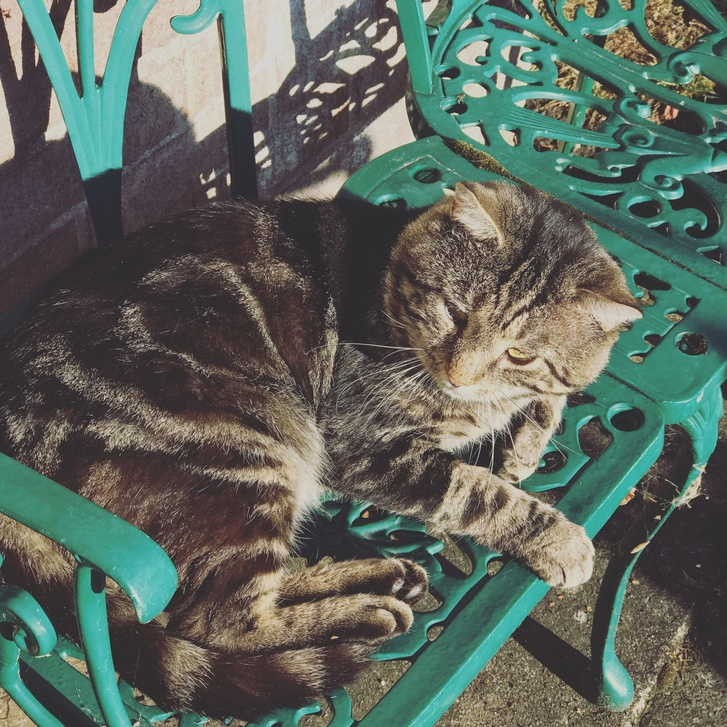
#> input picture 58.Udemy-PyTorch-Tutorial-Neural-Networks-&-Deep-Learning-in-Python/code_and_data/section6/IMG_4781.JPG, 727 x 727 px, shrunk from 3024 x 3024 before the run
$ jupyter execute Lecture43_Python_img_readin.ipynb
#> lines starting #> are read from the running program, lines starting #| are printed output that depends on the picture
[cell 1]
# For inline image display inside notebook
# %matplotlib inline

import numpy as np

from PIL import Image, ImageFont, ImageDraw
from PIL.ImageChops import add, subtract, multiply, difference, screen
import PIL.ImageStat as stat

from skimage.io import (
    imread,
    imsave,
    imshow,
    show,
    imread_collection,
    imshow_collection
)

# Removed `viewer` because it is no longer available
from skimage import color, exposure, img_as_float, data

from skimage.transform import SimilarityTransform, warp, swirl
from skimage.util import invert, random_noise, montage

import matplotlib.image as mpimg
import matplotlib.pyplot as plt

from scipy.ndimage import affine_transform, zoom
from scipy import misc

### read the image

[cell 2]
im = Image.open("IMG_4781.JPG") #provide the correct path
#> im is the input picture: PIL image 727x727 RGB; mean R, G, B 93.1, 103.8, 94.4

[cell 3]
print(im.width, im.height, im.mode, im.format, type(im))
#| 727 727 RGB JPEG <class 'PIL.JpegImagePlugin.JpegImageFile'>

[cell 4]
im.show() # display the image

### read in image with scipy

[cell 5]
import imageio

[cell 6]
im2 = imageio.imread('IMG_4781.JPG')

[cell 7]
print(type(im2), im2.shape, im2.dtype)
#| <class 'numpy.ndarray'> (727, 727, 3) uint8
# <class 'imageio.core.util.Image'> (225, 225, 3) uint8

[cell 8]
plt.imshow(im2), plt.axis('off'), plt.show()

### Read the image (matplotlib)

[cell 9]
im2 = mpimg.imread("IMG_4781.JPG")
# read the image from disk as a numpy ndarray

[cell 10]
print(im2.shape, im2.dtype, type(im2)) ## 3 channels (RGB image)
#| (727, 727, 3) uint8 <class 'numpy.ndarray'>

[cell 11]
plt.figure(figsize=(10,10))
plt.imshow(im2) # display the image
plt.axis('off')
plt.show()

### Read in multiple images from a folder

[cell 12]
import cv2
import glob

[cell 13]
images = [cv2.imread(file) for file in glob.glob('*.jpg')]
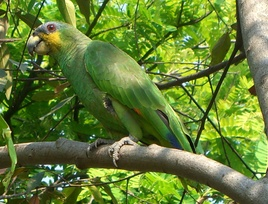
#> input picture 58.Udemy-PyTorch-Tutorial-Neural-Networks-&-Deep-Learning-in-Python/code_and_data/section6/AmazonParrot.jpg, 268 x 204 px, shrunk from 1114 x 846 before the run
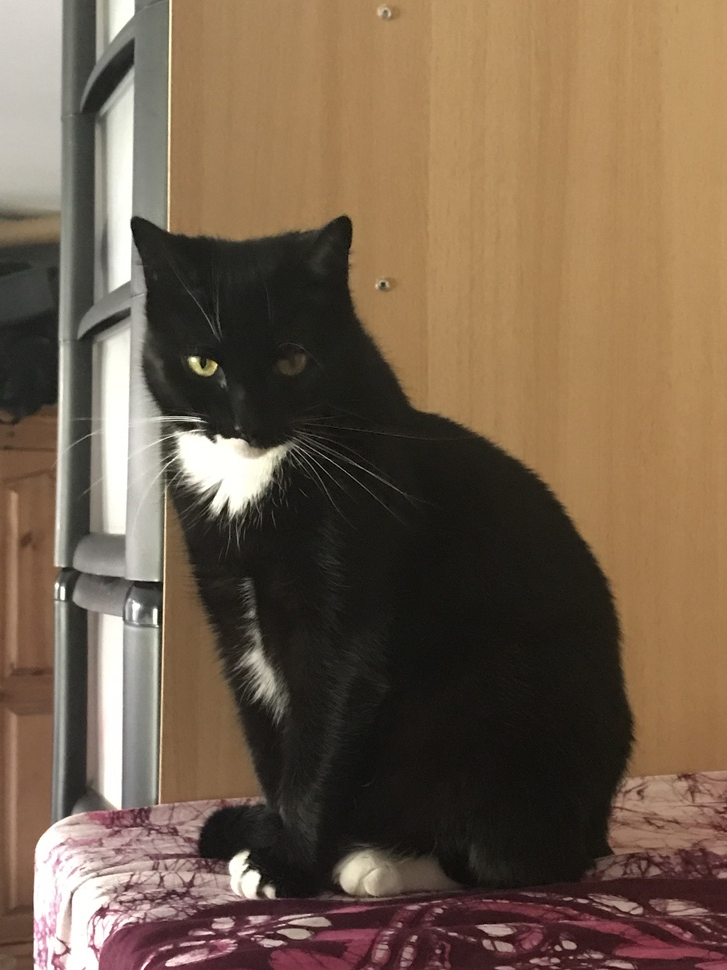
#> input picture 58.Udemy-PyTorch-Tutorial-Neural-Networks-&-Deep-Learning-in-Python/code_and_data/section6/IMG_4785.jpg, 727 x 970 px, shrunk from 3024 x 4032 before the run
#> images = 2 items

[cell 14]
plt.imshow(images[0])

[cell 15]
plt.imshow(images[1])

### Read in files with different extensions

[cell 16]
ext = ['JPG', 'jpg', 'tif']    # Add image formats here

files = []
[files.extend(glob.glob('*.' + e)) for e in ext]

images2 = [cv2.imread(file) for file in files]
#> images2 = 3 items

[cell 17]
plt.imshow(images2[0])
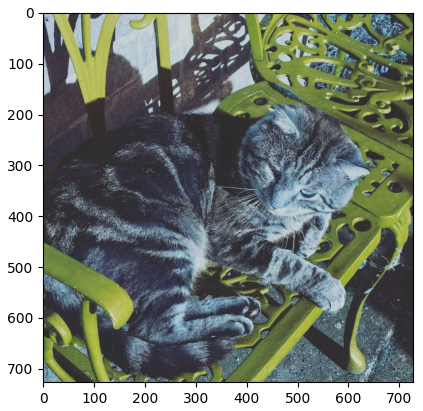
#> figure drawn by matplotlib, 1 panel; B, G, R data is drawn as R, G, B
